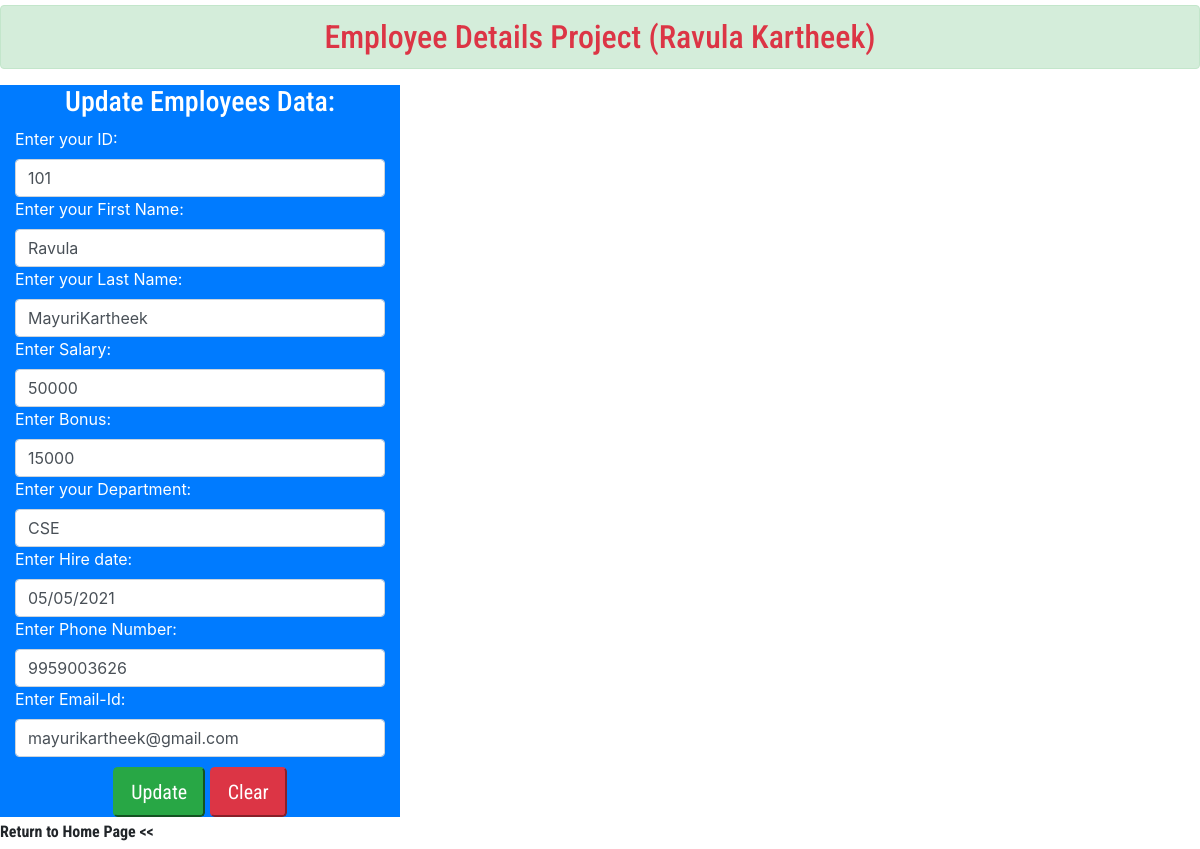
The page /update/34 on the database its author committed.
### employeedetailsapp/models.py (models this page shows)
class EmployeeDetails(models.Model):
    emp_identity = models.IntegerField()
    first_name = models.CharField(max_length=100)
    last_name = models.CharField(max_length=100)
    salary = models.IntegerField()
    bonus = models.IntegerField()
    department = models.CharField(max_length=100)
    hire_date = models.CharField(max_length=100)
    phone_number = models.IntegerField()
    email = models.EmailField(max_length=100)

### employeedetailsapp/views.py (the view)
# urls.py: path('update/<id>', views.update_employee_data, name='update'),
def update_employee_data(request,id):
    employees = EmployeeDetails.objects.get(id=id)
    return render(request, 'employee_data_updating.html', {'employees':employees})

### templates/employee_data_updating.html (shortened to what this page needs)
<!DOCTYPE html>
<html>
    <head>
        {% include 'cdnlines.html' %}
    </head>
<body>
    <h2 class="text-danger text-center alert alert-success" style="margin-top: 5px; font-family:'Roboto Condensed', sans-serif;">Employee Details Project (Ravula Kartheek)</h2>
    <div class="container-fluid">
        <div class="row">
            <div class="col-md-4 bg-primary">
                <form method="POST" action="{% url 'updated_data_save' employees.id %}">
                    <h3 class="text-white text-center" style="font-family:'Roboto Condensed', sans-serif;">Update Employees Data:</h3>
                    <label class="text-white">Enter your ID:</label>
                    <input type="text" class="form-control" placeholder="ID" name="empidentity" value="{{ employees.emp_identity }}">
                    <label class="text-white">Enter your First Name:</label>
                    <input type="text" class="form-control" placeholder="First Name" name="fname" value="{{ employees.first_name }}">
                    <label class="text-white">Enter your Last Name:</label>
                    <input type="text" class="form-control" placeholder="Last Name" name="lname" value="{{ employees.last_name }}">
                    <label class="text-white">Enter Salary:</label>
                    <input type="number" class="form-control" placeholder="Enter Slary" name="sal" value="{{ employees.salary }}">
                    <label class="text-white">Enter Bonus:</label>
                    <input type="number" class="form-control" placeholder="Enter Bonus" name="bonus" value="{{ employees.bonus }}">
                    <label class="text-white">Enter your Department:</label>
                    <input type="text" class="form-control" placeholder="Enter Department" name="dep" value="{{ employees.department }}">
                    <label class="text-white">Enter Hire date:</label>
                    <input type="text" class="form-control" placeholder="Hire date" name="hdate" value="{{ employees.hire_date }}">
                    <label class="text-white">Enter Phone Number:</label>
                    <input type="number" class="form-control" placeholder="Phone number" name="pnumber" value="{{ employees.phone_number }}">
                    <label class="text-white">Enter Email-Id:</label>
                    <input type="email" class="form-control" placeholder="E-mail id" name="email" value="{{ employees.email }}">
                    <center>
                        <input type="submit" value="Update" class="btn-lg btn-success" style="margin-top: 10px; font-family:'Roboto Condensed', sans-serif;">
                        <input type="reset" value="Clear" class="btn-lg btn-danger" style="margin-top: 10px; font-family:'Roboto Condensed', sans-serif;">
                    </center>
                </form>
            </div>
        </div>
    </div>
    <h6 class="text-left font-weight-bold" style="font-family:'Roboto Condensed', sans-serif; margin-top: 5px;">Return to Home Page << </h6>
</body>
</html>

### rows shown on the page
EmployeeDetails: empidentity "101", fname "Ravula", lname "MayuriKartheek", sal "50000", bonus "15000", dep "CSE", hdate "05/05/2021", pnumber "9959003626", email "mayurikartheek@gmail.com"
